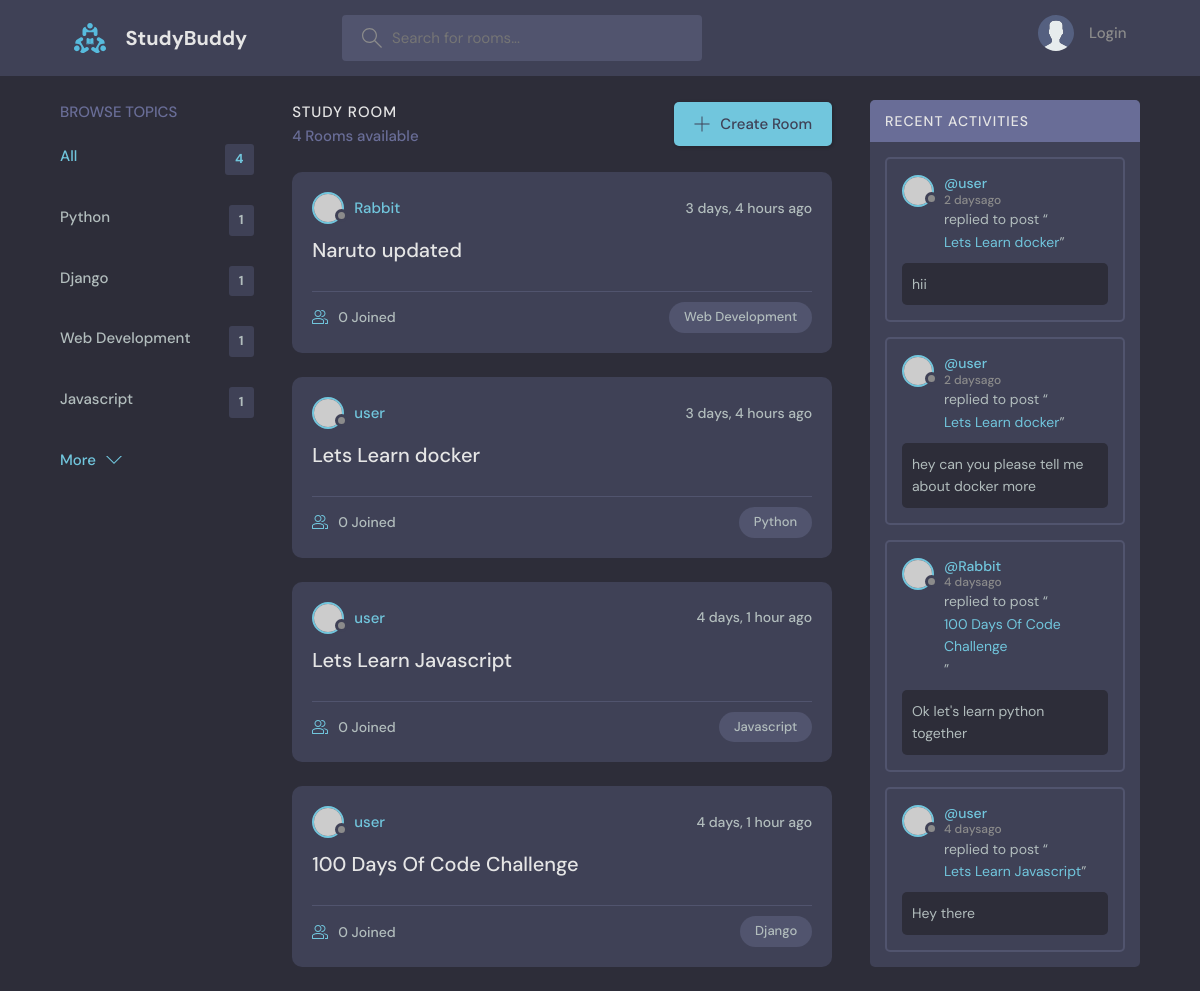
The app's page /, older data.
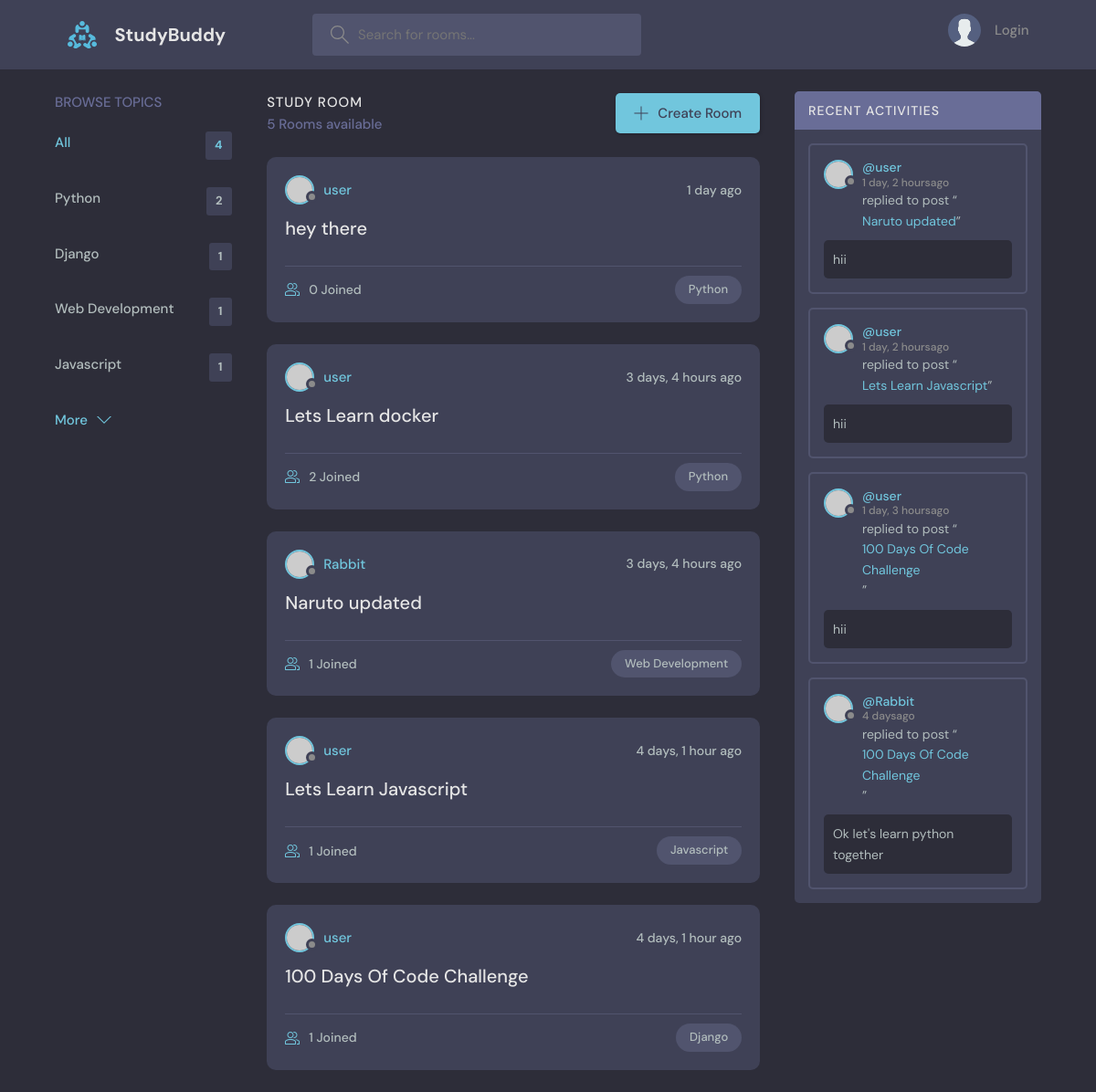
The same page, newer data.
### base/models.py (models this page shows, shortened)
class Topic(models.Model):
    name = models.CharField(max_length=200)

class Room(models.Model):
    host = models.ForeignKey(User, on_delete=models.SET_NULL, null=True)
    topic = models.ForeignKey(Topic, on_delete=models.SET_NULL, null=True)
    name = models.CharField(max_length=200)
    description = models.TextField(null=True, blank=True)
    participants = models.ManyToManyField(User, related_name='participants', blank=True )
    updated = models.DateTimeField(auto_now=True)
    created = models.DateTimeField(auto_now_add=True)
    class Meta:
        ordering = ['-updated', '-created']
    def __str__(self):
        return self.name

class Message(models.Model):
    user = models.ForeignKey(User, on_delete=models.CASCADE)
    room = models.ForeignKey(Room, on_delete=models.CASCADE)
    body = models.TextField()
    updated = models.DateTimeField(auto_now=True)
    created = models.DateTimeField(auto_now_add=True)
    class Meta:
        ordering = ['-updated', '-created']

### base/views.py (the view)
# urls.py: path('', views.home, name="home"),
def home(request):
    q = request.GET.get('q') if request.GET.get('q') != None else  ''
    rooms = Room.objects.filter(
        Q(topic__name__icontains=q) |
        Q(name__icontains=q) |
         Q(description__icontains=q)
        )
    topics = Topic.objects.all()
    room_count =  rooms.count()
    room_messages = Message.objects.filter(Q(room__topic__name__icontains=q))
    context = {'rooms':rooms, 'topics':topics, 'room_count' : room_count, 'room_messages': room_messages}
    return render(request, 'base/home.html', context)

### base/templates/base/home.html (shortened to what this page needs)
{% extends 'main.html' %}
{% block content %}
    <main class="layout layout--3">
      <div class="container">
        {% include 'base/topics_component.html' %}
        <div class="roomList">
          <div class="roomList__header">
            <div>
              <h2>Study Room</h2>
              <p>{{room_count}} Rooms available</p>
            </div>
            <a class="btn btn--main" href="create-room.html">
              <svg version="1.1" xmlns="http://www.w3.org/2000/svg" width="32" height="32" viewBox="0 0 32 32">
                <title>add</title>
                <path
                  d="M16.943 0.943h-1.885v14.115h-14.115v1.885h14.115v14.115h1.885v-14.115h14.115v-1.885h-14.115v-14.115z"
                ></path>
              </svg>
              Create Room
            </a>
          </div>
        {%  include 'base/feed_component.html' %}
        </div>
        {% include 'base/activity_component.html' %}
      </div>
    </main>
    {% endblock content %}

### base/templates/base/topics_component.html
<div class="topics">
    <div class="topics__header">
      <h2>Browse Topics</h2>
    </div>
    <ul class="topics__list">
      <li>
        <a href="{% url 'home' %}" class="active">All <span>{{topics.count}}</span></a>
      </li>
      {% for topic in topics %}
      <li>
        <a href="{% url 'home'%}?q={{topic.name}}">{{topic.name}} <span>{{topic.room_set.all.count}}</span></a>
      </li>
      {% endfor %}
    </ul>
    <a class="btn btn--link" href="topics.html">
      More
      <svg version="1.1" xmlns="http://www.w3.org/2000/svg" width="32" height="32" viewBox="0 0 32 32">
        <title>chevron-down</title>
        <path d="M16 21l-13-13h-3l16 16 16-16h-3l-13 13z"></path>
      </svg>
    </a>
  </div>

### base/templates/base/feed_component.html (shortened to what this page needs)
{% for room in rooms %}
<div class="roomListRoom">
    <div class="roomListRoom__header">
      <a href="{% url 'user-profile' room.host.id %}" class="roomListRoom__author">
        <div class="avatar avatar--small">
          <img src="https://randomuser.me/api/portraits/women/11.jpg" />
        </div>
        <span>{{room.host.username}}</span>
      </a>
      <div class="roomListRoom__actions">
        <span>{{room.created|timesince}} ago</span>
      </div>
    </div>
    <div class="roomListRoom__content">
      <a href="{% url 'room' room.id %}">{{room.name}}</a>
    </div>
    <div class="roomListRoom__meta">
      <a href="{% url 'room' room.id %}" class="roomListRoom__joined">
        {{room.participants.all.count}} Joined
      </a>
      <p class="roomListRoom__topic">{{room.topic.name}}</p>
    </div>
  </div>
  {% endfor %}

### base/templates/base/activity_component.html (shortened to what this page needs)
<div class="activities">
    <div class="activities__header">
      <h2>Recent Activities</h2>
    </div>
    {% for message in room_messages %}
    <div class="activities__box">
      <div class="activities__boxHeader roomListRoom__header">
        <a href="{% url 'user-profile' message.user.id  %}" class="roomListRoom__author">
          <div class="avatar avatar--small">
            <img src="https://randomuser.me/api/portraits/women/11.jpg" />
          </div>
          <p>
            @{{message.user}}
            <span>{{message.created|timesince}}ago</span>
          </p>
        </a>
      </div>
      <div class="activities__boxContent">
        <p>replied to post “<a href="{% url 'user-profile' message.room.id  %}">{{message.room}}</a>”</p>
        <div class="activities__boxRoomContent">
            {{message.body}}
        </div>
      </div>
    </div>
    {% endfor %}
  </div>

Row changes from the older to the newer data that the page shows:
removed Message: user "user", created "2 days", room "Lets Learn docker", body "hii"
removed Message: user "user", created "2 days", room "Lets Learn docker", body "hey can you please tell me about docker more"
removed Message: user "user", created "4 days", room "Lets Learn Javascript", body "Hey there"
computed for Topic "Python": room_set.all.count "1" → "2"
added Room: host.username "user", created "1 day", name "hey there", participants.all.count "0", topic.name "Python"
changed Room "Lets Learn docker": participants.all.count "0" → "2"; moves up the list
computed for Room "Naruto updated": participants.all.count "0" → "1"
computed for Room "Lets Learn Javascript": participants.all.count "0" → "1"
computed for Room "100 Days Of Code Challenge": participants.all.count "0" → "1"
added Message: user "user", created "1 day, 2 hours", room "Naruto updated", body "hii"
added Message: user "user", created "1 day, 2 hours", room "Lets Learn Javascript", body "hii"
added Message: user "user", created "1 day, 3 hours", room "100 Days Of Code Challenge", body "hii"
Text that changed along with them:
{{ room_count }}: "4" → "5"
